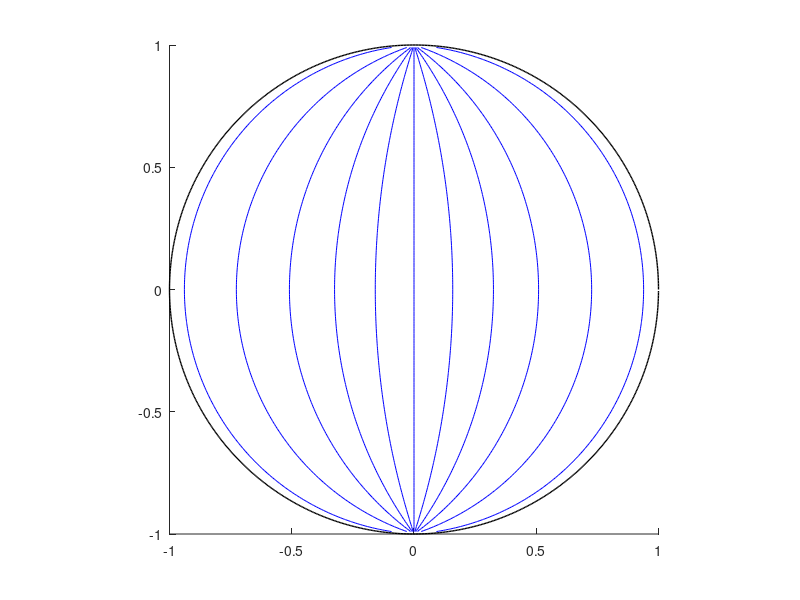
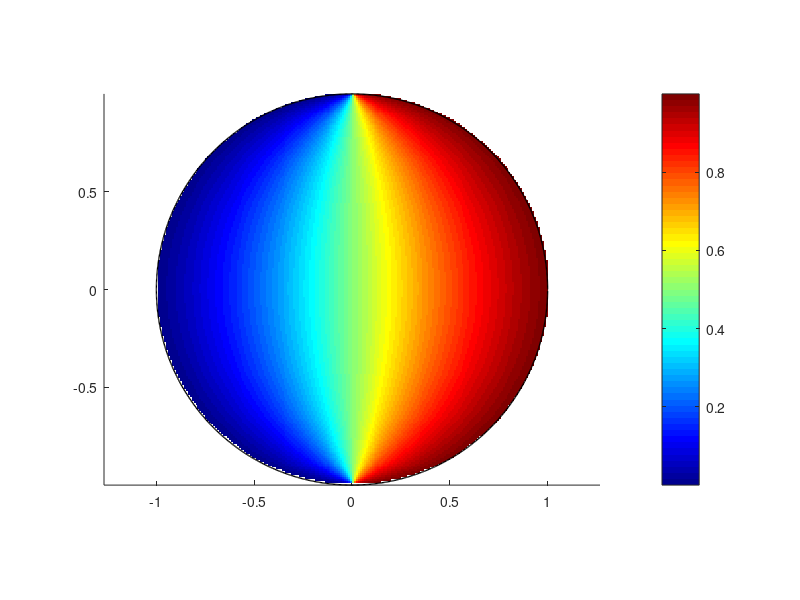

The MATLAB source for these figures, in order:
clear
format short g
%%
addpath bie fmm
%%
Hcir      =  @(z)((1/pi)*imag(log((i-z)./(1-i.*z))));
%%
n         =   2^10
t         =  (0:2*pi/n:2*pi-2*pi/n).';
%% 
et        =   exp(i.*t);
etp       =   i.*exp(i.*t);
%%


%%
[x,y] =  meshgrid([-1:0.01:1],[-1:0.01:1]);
z     =  x+i.*y;
z(abs(z)>=1)=NaN+i*NaN;
Uz    =  Hcir(z);
%%
vcont = [0.02,0.1,0.2,0.3,0.4,0.5,0.6,0.7,0.8,0.9,0.98];
figure;
hold on
axis equal
[cnt1,cnt2] =  contour(x,y,Uz,vcont,'b');
plot(real(et),imag(et),'-k','LineWidth',1.0);
%%
figure
hold on
axis equal
pcolor(x,y,Uz);
shading flat
colormap jet
colorbar
plot(real(et),imag(et),'-k','LineWidth',1.0);
%%